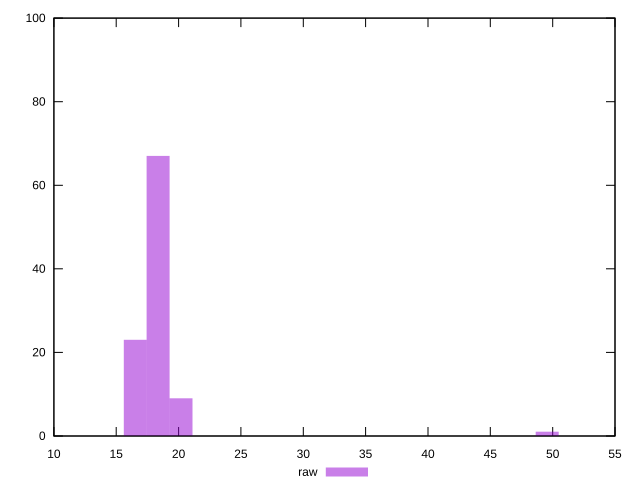

gnuplot code for this plot:
reset
set terminal svg size 640, 490
set output "reprap/bootup-time/samples/pages+cached+noexternal+nofonts+nosvg+noimg+nocss/raw/histogram.svg"

$raw <<EOF
16.52010090454712 23
18.355667671719026 67
20.191234438890927 9
49.56030271364137 1
EOF

set key outside below
set boxwidth 1.8355667671719025
set yrange [0:100]
set style fill transparent solid 0.5 noborder

plot \
  $raw title "raw" with boxes, \


reset
